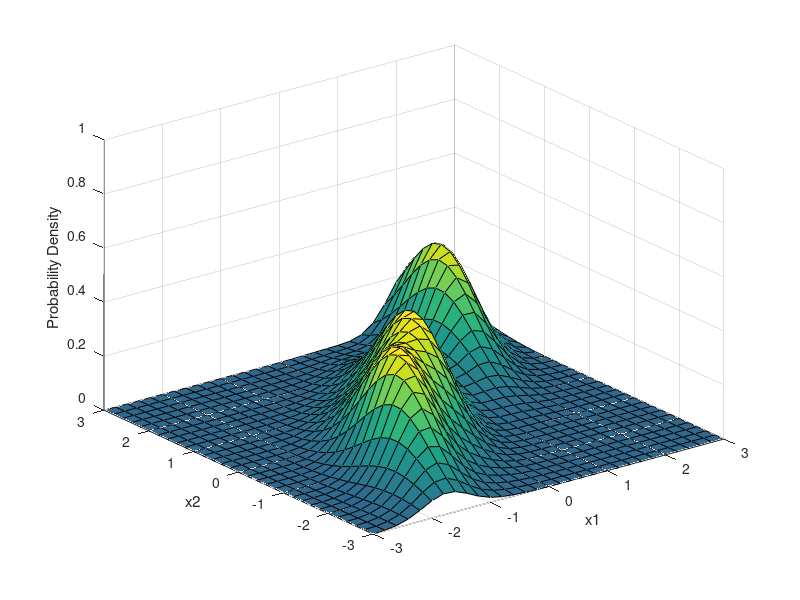

MATLAB code for this plot:
clear;clc;

x1 = -3:0.2:3;
x2 = -3:0.2:3;
[X1,X2] = meshgrid(x1,x2);
X = [X1(:) X2(:)];


y = zeros(size(X1));

for mu_val=[0,-1.2,2]
    mu = [mu_val mu_val];
    Sigma = [0.25 0.3; 0.3 1];

    y1 = mvnpdf(X,mu,Sigma);
    y1 = reshape(y1,length(x2),length(x1));

    y = y + y1;
end
% 
% mu = [2 2];
% 
% y2 = mvnpdf(X,mu,Sigma);
% y2 = reshape(y2,length(x2),length(x1));
% 
% y = y1 + y2;

surf(x1,x2,y)
caxis([min(y(:))-0.5*range(y(:)),max(y(:))])
axis([-3 3 -3 3 0 1])
xlabel('x1')
ylabel('x2')
zlabel('Probability Density')
